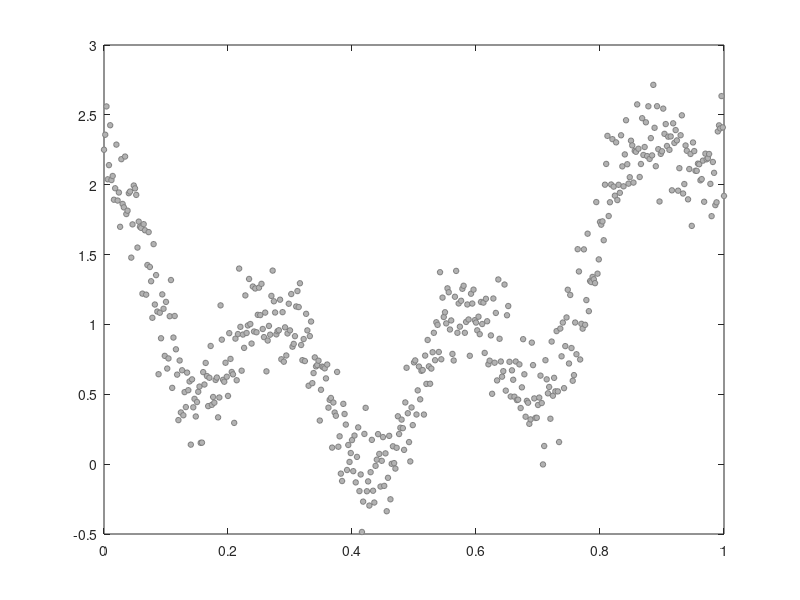

MATLAB code to generate this figure: (Note: this script raises an error after producing the figure.)
% Statistical Inference on Persistent Homology (PH-STAT)
% 
% The package can be downloaded from
% https://github.com/laplcebeltrami/PH-STAT
%
% (C) 2023 Moo K. Chung
% Universtiy of Wisconsin-Madison 
%
% email: mkchung@wisc.edu


%------------------
%% Morse filtration

%The construction for the persistence diagrm for 1D function is based on the 
%iterative pairing and deleation algorithm in
% 
% Chung, M.K., Singh, V., Kim, P.T., Dalton, K.M., Davidson, R.J. 2009. 
% Topological characterization of signal in brain images using the min-max diagram. 
% 12th International Conference on Medical Image Computing and Computer Assisted 
% Intervention (MICCAI). Lecture Notes in Computer Science (LNCS). 5762:158-166.

%Toy example
% In the interval x=[0, 1], we construct a signal s and add noise e to obtain simulated signal Y.
x=[0:0.002:1]';  %interval
s= x + 7*(x - 0.5).^2 + cos(7*pi*x)/2; %signal
e=normrnd(0,0.2,length(x),1); %noise
Y=s+e; %observed data = signal + noise

figure;
plot(x,Y,'ko','MarkerEdgeColor',[0.5 0.5 0.5], 'MarkerFaceColor',[0.7 0.7 0.7], 'MarkerSize',4)

%This produces a scatter points so we can't obtain critical values directly. 
% We smooth out the scatter plot using heat kernel smoothing with bandwidth 0.0001 
% and cosine series expansion upto degree 100. The resulting smoothed signal is stored in the variable wfs.

k=100; sigma=0.0001;
[wfs, beta]=WFS_COS(Y,x,k,sigma);

hold on;
plot(x,wfs,'k','LineWidth',2);

%Then using the iterative pairing and deleation algorithm pairing_1D, we determine 
% the pairing of minimums and maximums using the Elder's rule.  
% pairing_1D.m plots critical values as white notes.

pairs=PH_morse1D(x,wfs);
PH_PD_display(pairs)


% --------------------
%% Rips complex
%genrate random p number of scatter points in [0,1]^d hyper-cube.
%X is the matrix of size p x d of coordinates
rng(2023); %fixed random seeds
p=50; d=3;
X = rand(p, d);

%Compute the Rips complex up to 3-simplices.
radius = 0.3;
S= PH_rips(X, 3, radius)
%Display Ris complex
PH_rips_display(X,S);
%labels = cellstr(num2str((1:p)', '% d'));
%text(X(:,1)+0.01, X(:,2)+0.01, X(:,3)+0.01, labels, 'Color', 'r', 'FontSize',16) 

% Boundary matrices
B = PH_boundary(S);
betti = PH_boundary_betti(B);
title(['Betti numbers=' num2str(betti)])

% Hodge Laplacian
H=PH_hodge(B);
betti= PH_hodge_betti(H)

%-------------------
%% Graph filtrations
% The graph filtration is explained in 
%
% Chung, M.K., Lee, H. Ombao. H., Solo, V. 2019 Exact topological inference 
% of the resting-state brain networks in twins, Network Neuroscience 3:674-694
% http://www.stat.wisc.edu/~mchung/papers/chung.2019.NN.pdf
%
% Chung, M.K., Huang, S.-G., Gritsenko, A., Shen, L., Lee, H. 2o19
% Statistical inference on the number of cycles in brain networks. 
% IEEE International Symposium on Biomedical Imaging (ISBI) 113-116
%
% The graph filtration over filtration values epsilon is matheamticall equivaelnt 
% to the Rips filtration with filtration values maximum distance - epsilon up to 1-simplices only.  

rng(2023); %fixed random seeds
p=50; d=3;
X = rand(p, d);

w = pdist2(X,X); %edge weights
maxw = max(w(:)); %maximum edge weight

%Betti curves over graph filtration
thresholds=[0:0.05:maxw]; %filtration values
beta_gf = PH_betti(w, thresholds);

%display betti curves (beta-0 and beta-1)
PH_betti_display(beta_gf,thresholds)

%Equvalently, we can compute the graph filtration as Rips filtraions
%The graph filtration at filtraion value e is equivalent to
e = 1;
S= PH_rips(X, 1, maxw-e);
PH_rips_display(X,S);


%--------------------
%% Topoloigcal inference on the Wasserstein distance
% The Wasserstein distance in graph filtration is simplied to 1D
% Wasserstein distance, which has the exact solution and can be computed in
% O(p log q) run time. The deail is given in 

% Songdechakraiwut, T., Shen, L., Chung, M.K. 2021 Topological learning and 
% its application to multimodal brain network integration, Medical Image 
% Computing and Computer Assisted Intervention (MICCAI), LNCS 12902:166-176 
%
% Songdechakraiwut, T. Chung, M.K. 2023 Topological learning for brain networks, 
% Annals of Applied Statistics 17:403-433, arXiv:2012.00675.
% https://arxiv.org/pdf/2012.00675.pdf


% Random correlation matrix simulations

p=50; %# of nodes

% i-th group has less noise
rng(1); 
nGroup_i=5; %5 subjects 
signal_i = randcorr(p); 
for i=1:nGroup_i
    con_i(:,:,i) = signal_i + randcorr(p); %signal plus noise
end

%j-th group has more noise
rng(2);
nGroup_j=5; %5 subject 
signal_j = randcorr(p);
for j=1:nGroup_j 
    con_j(:,:,j) = signal_j + 2*randcorr(p); %signal plus noise
end

figure; subplot(2,1,1); imagesc(mean(con_i,3))
axis square; clim([-1 1]); colorbar; figure_bigger(16)
subplot(2,1,2); imagesc(mean(con_j,3))
axis square; clim([-1 1]); colorbar
figure_bg('w'); figure_bigger(16)


% Computing and visualizing Betti-0 and Betti-1 curves

thresholds=[-0.5:0.01:1]; %you can change the range
PH_graph_betti_display(con_i, con_j,thresholds)


% Pairwise topological distances. It includes 3 topological distances

lossMtx = WS_pdist2(con_i,con_j);
WS_pdist2_display(con_i,con_j);

% p-value computation using the raio statistic (between-distance/within-distance)
%Here we show example of using the combined distance. For different
%distances,use lossMtx.D0 or lossMtx.D1, lossMtx.D01 = lossMtx.D0 + lossMtx.D1.

observed = WS_ratio(lossMtx.D01, nGroup_i, nGroup_j) 
nTrans = 500000; %Total number of transpositions
permNo = 500; %Total number of intermixed permutations. This is needed to introduce randomness.

[transStat, ~] = WS_transpositions(lossMtx.D01, nGroup_i, nGroup_j, nTrans, permNo); 
transPval = online_pvalues(transStat', observed);
pval = transPval(end)
figure; plot(transPval(1:10000)); ylim([0 0.05])

% histrogram. red line is observed statistic
figure; %hisgrom with 25 bins
plot_distribution(transStat, 25, observed)


%% Topololigcal clustering using the Wasserstein distance
% The Wasserstin distance based topological clustering is explained in
%
% Chung, M.K.,  Ramos, C.G., De Paiva, F.B., Jedidiah M., Prabharakaren, V., Nair, V.A., 
% Meyerand, E., Hermann, B.P., Binder, J.R., Struck, A.F. 2023 arXiv preprint arXiv:2302.06673
% https://arxiv.org/pdf/2302.06673

g_i = squeeze(mat2cell(con_i, p, p, ones(nGroup_i,1))); %convert to cell array
g_j = squeeze(mat2cell(con_j, p, p, ones(nGroup_j,1))); %convert to cell array
G=[g_i g_j];

%Topological clustering
acc_WS  = WS_cluster(G)

%k-means clustering
acc_K = kmeans_cluster(G)

%Hierarchical clustering
acc_H = hierarchical_cluster(G)




